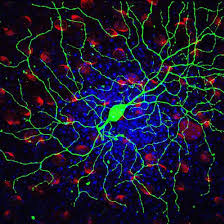
#> input picture Ejercicios laboratorio Universidad (1)/F1.png, 224 x 224 px
$ python 'Ejercicio 6.py'
#> lines starting #> are read from the running program, lines starting #| are printed output that depends on the picture
from PIL import Image
import matplotlib.pyplot as plt

def graficos(imagen,titulo):
    histograma=imagen.histogram()

    h_acumulativo=[]
    sumatoria=0
    for valor in histograma:
        sumatoria+=valor
        h_acumulativo.append(sumatoria)

    aux=255.0/float(imagen.size[0]*imagen.size[1])
    e_histograma=[]
    foto=imagen.getdata()
    e_histograma=[]
    for i in foto:
        e_histograma.append(round(h_acumulativo[i]*aux))

    foto_ecualizada=Image.new("L",imagen.size)
    foto_ecualizada.putdata(e_histograma)
    foto_ecualizada.save("EC_"+titulo)

    n_histograma=foto_ecualizada.histogram()
    x=range(len(n_histograma))

    e_histograma=[]
    sumatoria=0
    for valor in n_histograma:
        sumatoria+=valor
        e_histograma.append(sumatoria)

    plt.plot()
    plt.title("Ecualizacion Histograma Lineal "+titulo)
    plt.xticks([63,127,191,255])
    plt.bar(x,e_histograma, align='center')
    plt.xlabel('Valores de intensidad')
    plt.ylabel('Numero de pixeles')
    plt.show()


imagenes=["F1.png","F2.png","F3.png","F4.png","F5.png","F6.png",]
for i in range(0,len(imagenes)):
    imagen=Image.open(imagenes[i]).convert('L')
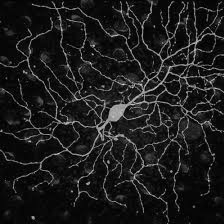
#> imagen: PIL image 224x224 L; min 0, max 220, mean 27.9
    graficos(imagen,imagenes[i])
#> in graficos, `histograma=imagen.histogram()`: histograma = 256 values, max 3453 at index 7, min 0 at index 199, mean 196
#> the loop in graficos, `for valor in histograma:` made 256 passes
#> (valor, sumatoria) on passes 1 to 3: (51, 51), (468, 519), (766, 1285)
#> after the loop in graficos, `for valor in histograma:`: h_acumulativo = 256 values from 51 to 50176; sumatoria = 50176
#> the loop in graficos, `for i in foto:` made 50176 passes
#> i on passes 1 to 3: 7, 6, 6
#> after the loop in graficos, `for i in foto:`: e_histograma = 50176 items
#> in graficos, `foto_ecualizada=Image.new("L",imagen.size)`: foto_ecualizada: PIL image 224x224 L; every value is 0
#> in graficos, `foto_ecualizada.putdata(e_histograma)`:
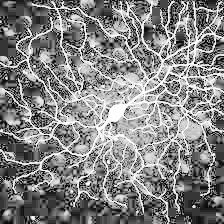
#> foto_ecualizada: PIL image 224x224 L; min 0, max 255, mean 131
#> in graficos, `n_histograma=foto_ecualizada.histogram()`: n_histograma = 256 values, max 3453 at index 54, min 0 at index 1, mean 196
#> the loop in graficos, `for valor in n_histograma:` made 256 passes
#> (valor, sumatoria) on passes 1 to 3: (51, 51), (0, 51), (0, 51)
#> after the loop in graficos, `for valor in n_histograma:`: e_histograma = 256 values from 51 to 50176; sumatoria = 50176
#> in graficos, `plt.show()`:
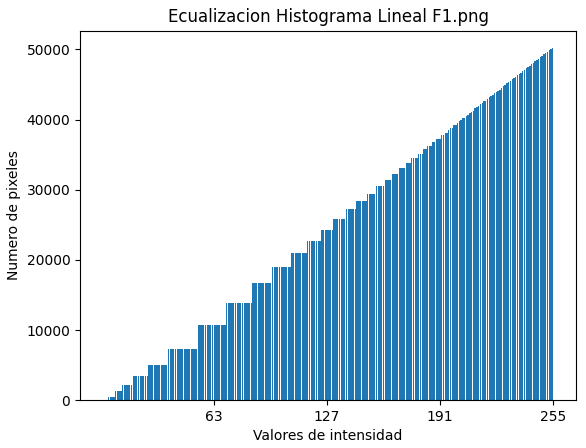
#> figure drawn by matplotlib, 1 panel; tallest bar 50176 high, from x = 254.6 to 255.4
#> pass 2 of the loop `for i in range(0,len(imagenes)):`:
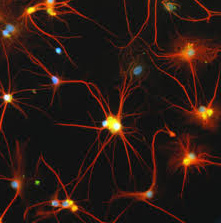
#> input picture Ejercicios laboratorio Universidad (1)/F2.png, 221 x 223 px
#> imagen: PIL image 221x223 L
#> histograma = 256 values, max 7090 at index 18, min 0 at index 0, mean 192.5
#> the loop in graficos (call 2), `for valor in histograma:` made 256 passes
#> (valor, sumatoria) on passes 2 to 4: (0, 0), (0, 0), (0, 0)
#> after the loop in graficos (call 2), `for valor in histograma:`: h_acumulativo = 256 values from 0 to 49283; sumatoria = 49283
#> the loop in graficos (call 2), `for i in foto:` made 49283 passes
#> i on passes 1 to 3: 42, 38, 42
#> after the loop in graficos (call 2), `for i in foto:`: e_histograma = 49283 items
#> in graficos (call 2), `foto_ecualizada.putdata(e_histograma)`:
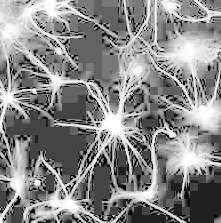
#> foto_ecualizada: PIL image 221x223 L; min 0, max 255, mean 134.7
#> n_histograma = 256 values, max 7090 at index 68, min 0 at index 4, mean 192.5
#> the loop in graficos (call 2), `for valor in n_histograma:` made 256 passes
#> (valor, sumatoria) on passes 1 to 3: (67, 67), (159, 226), (166, 392)
#> after the loop in graficos (call 2), `for valor in n_histograma:`: e_histograma = 256 values from 67 to 49283; sumatoria = 49283
#> in graficos (call 2), `plt.show()`:
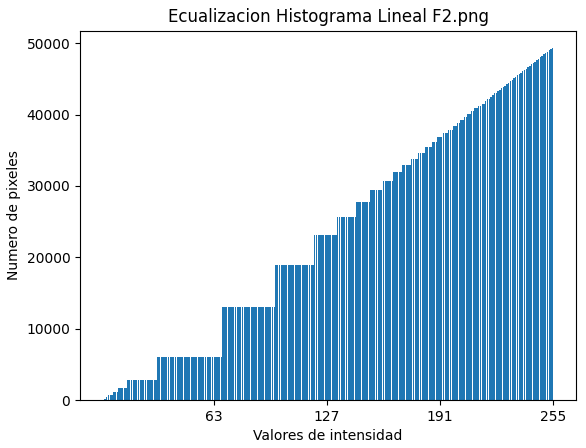
#> figure drawn by matplotlib, 1 panel; tallest bar 49283 high, from x = 254.6 to 255.4
#> pass 3 of the loop `for i in range(0,len(imagenes)):`:
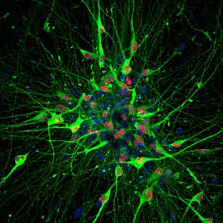
#> input picture Ejercicios laboratorio Universidad (1)/F3.png, 223 x 223 px
#> imagen: PIL image 223x223 L
#> histograma = 256 values, max 1697 at index 4, min 0 at index 190, mean 194.3
#> the loop in graficos (call 3), `for valor in histograma:` made 256 passes
#> (valor, sumatoria) on passes 1 to 3: (367, 367), (1487, 1854), (1501, 3355)
#> after the loop in graficos (call 3), `for valor in histograma:`: h_acumulativo = 256 values from 367 to 49729; sumatoria = 49729
#> the loop in graficos (call 3), `for i in foto:` made 49729 passes
#> i on passes 1 to 3: 4, 4, 4
#> after the loop in graficos (call 3), `for i in foto:`: e_histograma = 49729 items
#> in graficos (call 3), `foto_ecualizada.putdata(e_histograma)`:
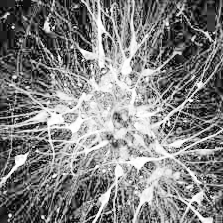
#> foto_ecualizada: PIL image 223x223 L; min 2, max 255, mean 129.7
#> n_histograma = 256 values, max 1697 at index 32, min 0 at index 0, mean 194.3
#> the loop in graficos (call 3), `for valor in n_histograma:` made 256 passes
#> (valor, sumatoria) on passes 2 to 4: (0, 0), (367, 367), (0, 367)
#> after the loop in graficos (call 3), `for valor in n_histograma:`: e_histograma = 256 values from 0 to 49729; sumatoria = 49729
#> in graficos (call 3), `plt.show()`:
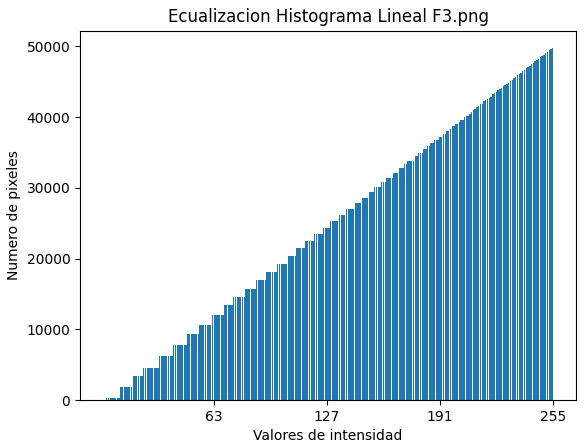
#> figure drawn by matplotlib, 1 panel; tallest bar 49729 high, from x = 254.6 to 255.4
#> the loop made 6 passes; the first 3 are shown
